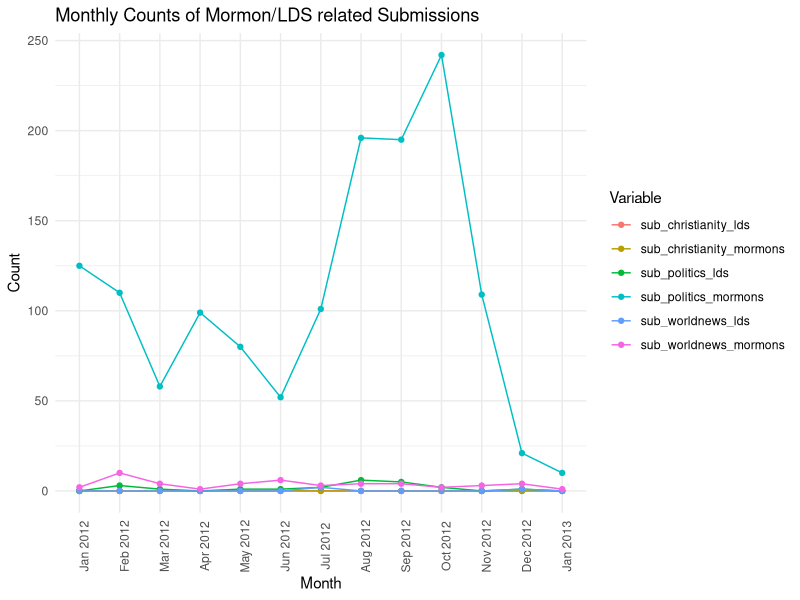
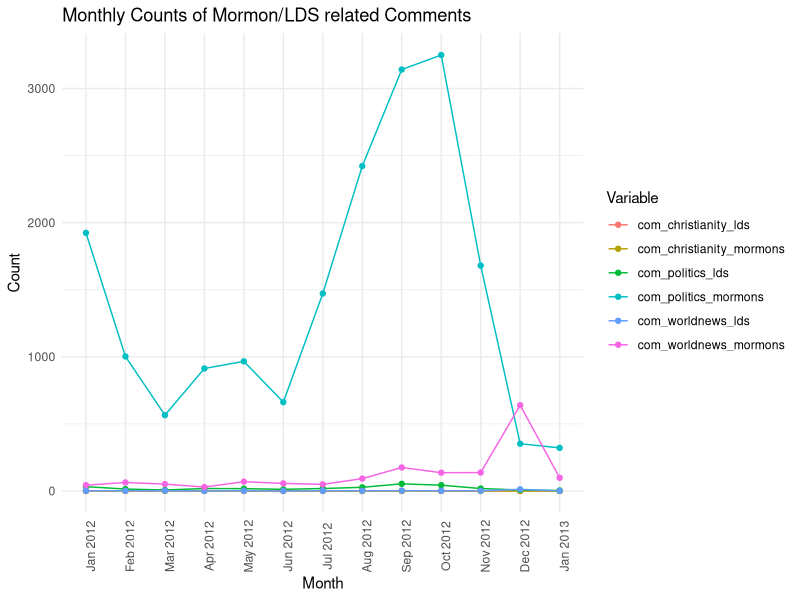
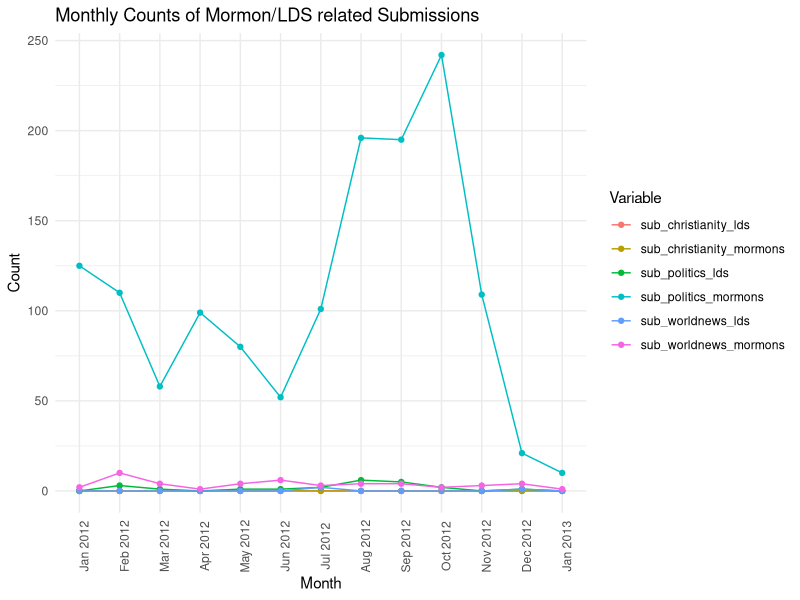
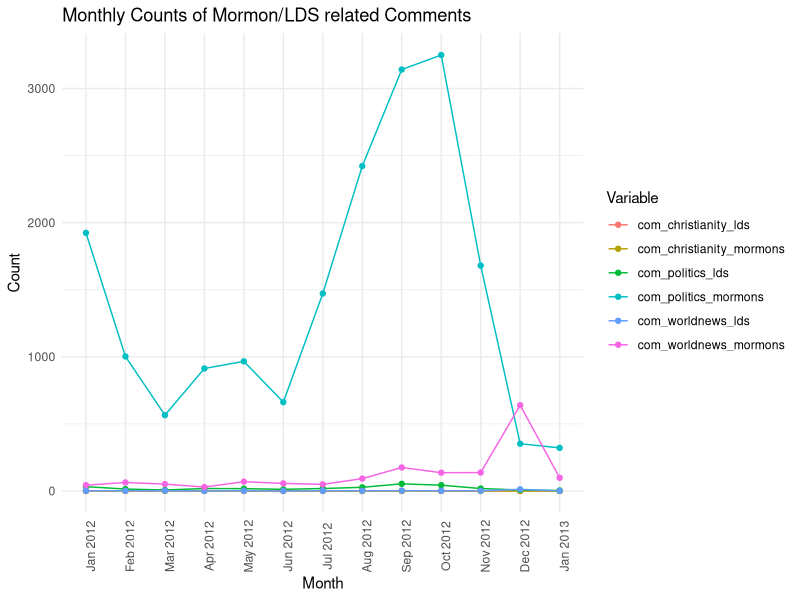

Source code (R) for these figures, in order:
library(ggplot2)
library(tidyverse)

sub_christianity_lds <- c(0, 0, 0, 0, 0, 0, 0, 0, 0, 0, 0, 0, 0)
sub_christianity_mormons <- c(0, 0, 0, 0, 0, 0, 0, 0, 0, 0, 0, 0, 0)

sub_politics_lds <- c(0, 3, 1, 0, 1, 1, 2, 6, 5, 2, 0, 1, 0)
sub_politics_mormons <-c(125, 110, 58, 99, 80, 52, 101, 196, 195, 242, 109, 21, 10)

sub_worldnews_lds <- c(0, 0, 0, 0, 0, 0, 2, 0, 0, 0, 0, 1, 0)
sub_worldnews_mormons <- c(2, 10, 4, 1, 4, 6, 3, 4, 4, 2, 3, 4, 1)

sub_data <- c(sub_christianity_lds, sub_christianity_mormons, sub_politics_lds,
              sub_politics_mormons, sub_worldnews_lds, sub_worldnews_mormons)

month <- c("Jan 2012", "Feb 2012", "Mar 2012", "Apr 2012", "May 2012", "Jun 2012", 
           "Jul 2012", "Aug 2012", "Sep 2012", "Oct 2012","Nov 2012", "Dec 2012", 
           "Jan 2013")

# Create a data frame with the given data
data <- data.frame(
  month = rep(month, times = 6),
  variable = rep(c("sub_christianity_lds", "sub_christianity_mormons", "sub_politics_lds",
                   "sub_politics_mormons", "sub_worldnews_lds", "sub_worldnews_mormons"), each = 13),
  count = c(sub_christianity_lds, sub_christianity_mormons, sub_politics_lds,
            sub_politics_mormons, sub_worldnews_lds, sub_worldnews_mormons)
)
data$month <- factor(data$month, levels = month)

# Create the ggplot
ggplot(data, aes(x = month, y = count, color = variable, group = variable)) +
  geom_line() +
  geom_point() +
  labs(title = "Monthly Counts of Mormon/LDS related Submissions",
       x = "Month",
       y = "Count",
       color = "Variable") +
  theme_minimal()+
  theme(axis.text.x = element_text(angle = 90))

ggsave("submission_count.jpg")

###################################################################
# Comments

com_christianity_lds <- c(0,0,0,0,0,0,0,0,0,0,0,0,0)
com_christianity_mormons <- c(0,0,0,0,0,0,0,0,0,0,0,0,0)

com_politics_lds <- c(32,14,7,18,17,12,18,27,53,43,18,7,3)
com_politics_mormons <- c(1924,1003,565,913,966,662,1472,2422,3142,3250,1680,352,321)

com_worldnews_lds <- c(1,1,2,0,1,0,1,1,2,1,1,12,1)
com_worldnews_mormons <- c(43,63,51,29,69,56,49,92,175,136,137,639,98)


com_data <- c(com_christianity_lds, com_christianity_mormons, com_politics_lds,
              com_politics_mormons, com_worldnews_lds, com_worldnews_mormons)


data_com <- data.frame(
  month = rep(month, times = 6),
  variable = rep(c("com_christianity_lds", "com_christianity_mormons", "com_politics_lds",
                   "com_politics_mormons", "com_worldnews_lds", "com_worldnews_mormons"), each = 13),
  count = c(com_christianity_lds, com_christianity_mormons, com_politics_lds,
            com_politics_mormons, com_worldnews_lds, com_worldnews_mormons)
)
data_com$month <- factor(data_com$month, levels = month)

# Create the ggplot
ggplot(data_com, aes(x = month, y = count, color = variable, group = variable)) +
  geom_line() +
  geom_point() +
  labs(title = "Monthly Counts of Mormon/LDS related Comments",
       x = "Month",
       y = "Count",
       color = "Variable") +
  theme_minimal()+
  theme(axis.text.x = element_text(angle = 90))

ggsave("comment_count.jpg")
